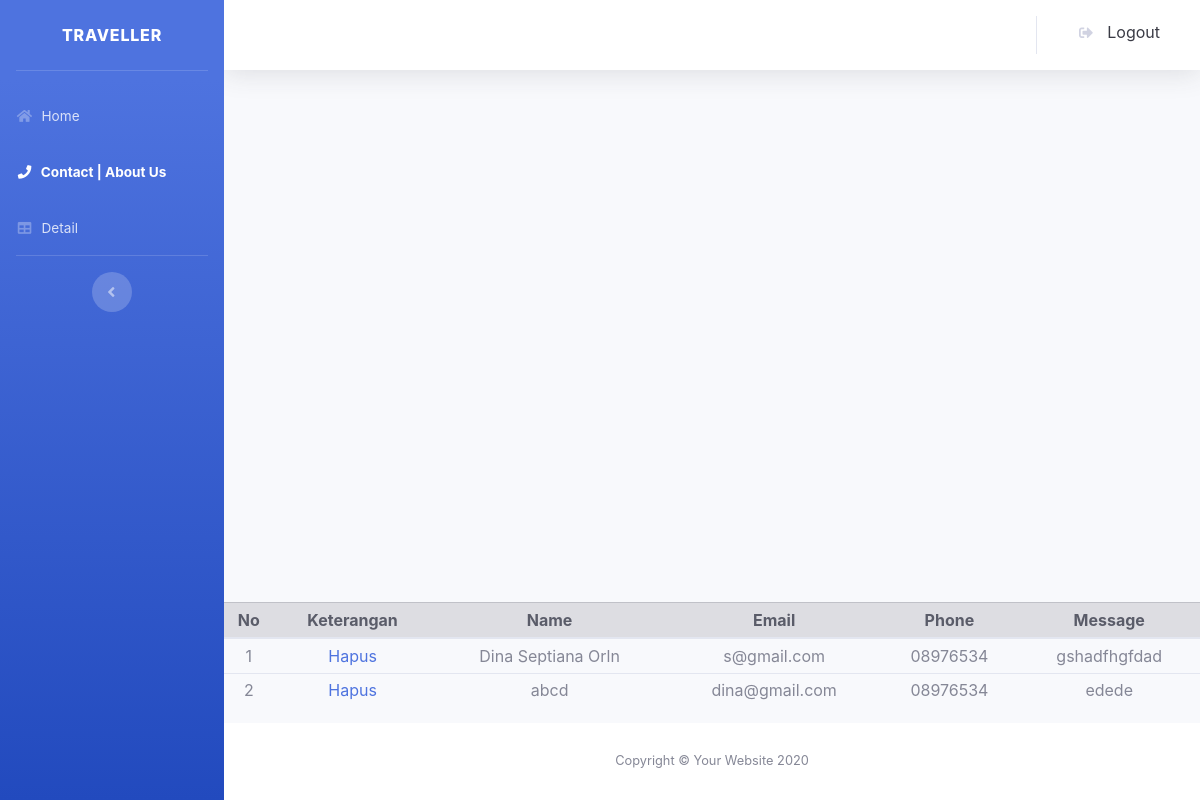
The page /admin/cas.php (signed in) on the database as committed earlier.
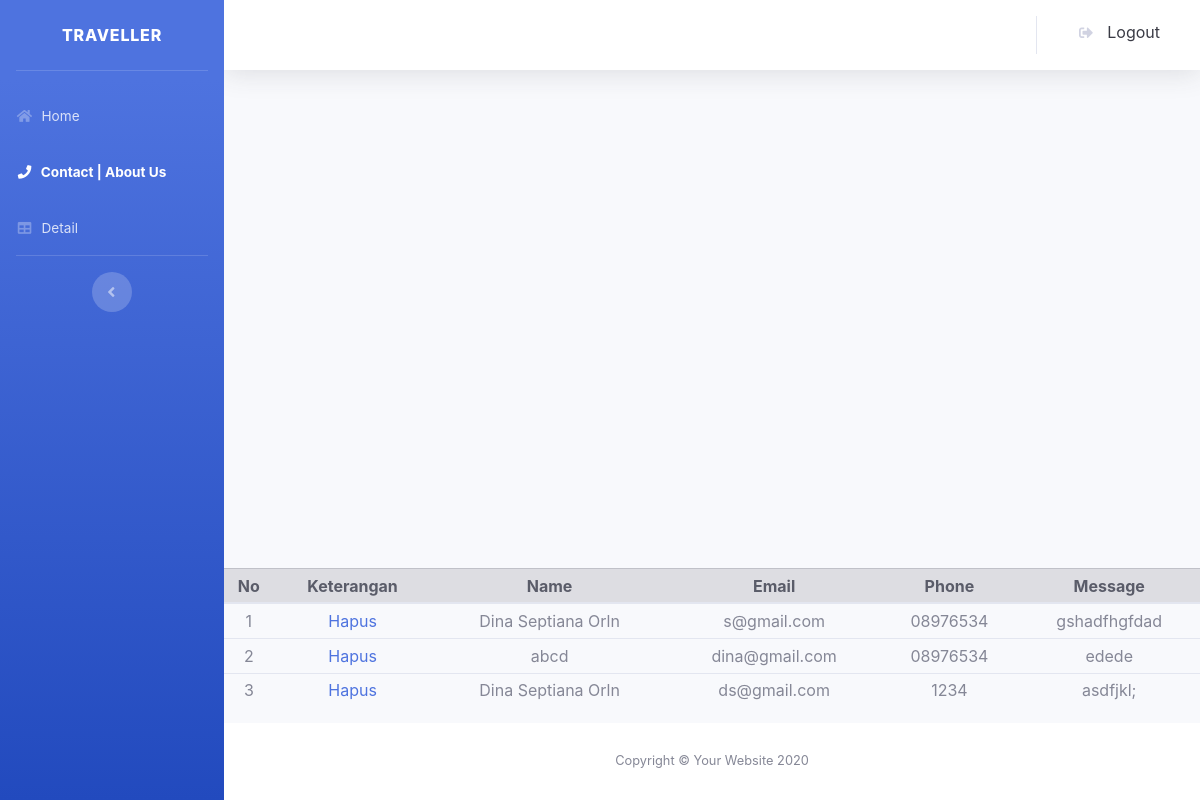
The same page on the database as committed later.
### tables this page shows
CREATE TABLE `contact` (
  `id` int(12) NOT NULL,
  `name` varchar(100) NOT NULL,
  `email` varchar(100) NOT NULL,
  `phone` varchar(15) NOT NULL,
  `message` text NOT NULL,
  `created_at` timestamp NOT NULL DEFAULT current_timestamp() ON UPDATE current_timestamp(),
  `updated_at` timestamp NOT NULL DEFAULT current_timestamp() ON UPDATE current_timestamp(),
  `deleted_at` timestamp NULL DEFAULT NULL
);

### admin/cas.php (the view, shortened to what this page needs)
<?php
require_once 'config/db.php';
function query($query){
  global $db;
$result = mysqli_query($db, $query);
$rows = [];
while($row = mysqli_fetch_assoc($result)){
  $rows[] = $row;
}
return $rows;
}
$pgs = query("SELECT * FROM contact");
?>
<!DOCTYPE html>
<html lang="en">
<head>
  <link href="assets/fontawesome-free/css/all.min.css" rel="stylesheet">
  <link href="assets/css/sb-admin-2.min.css" rel="stylesheet">
</head>
<body id="page-top">
  <div id="wrapper">
    <ul class="navbar-nav bg-gradient-primary sidebar sidebar-dark accordion" id="accordionSidebar">
      <a class="sidebar-brand d-flex align-items-center justify-content-center text-white" disabled="">
        <div class="sidebar-brand-text mx-3">Traveller</div>
      </a>
      <hr class="sidebar-divider">
      <li class="nav-item">
        <a class="nav-link" href="indexa.php">
          <i class="fas fa-fw fa-home"></i>
          <span>Home</span>
        </a>
      </li>
      <li class="nav-item active">
        <a class="nav-link" href="cas.php">
          <i class="fas fa-fw fa-phone"></i>
          <span>Contact | About Us</span>
        </a>
      </li>
      <li class="nav-item">
        <a class="nav-link" href="detail.php">
          <i class="fas fa-fw fa-table"></i>
          <span>Detail</span></a>
      </li>
      <hr class="sidebar-divider d-none d-md-block">
      <div class="text-center d-none d-md-inline">
        <button class="rounded-circle border-0" id="sidebarToggle"></button>
      </div>
    </ul>
    <div id="content-wrapper" class="d-flex flex-column">
      <div id="content">
        <nav class="navbar navbar-expand navbar-light bg-white topbar mb-4 static-top shadow">
          <ul class="navbar-nav ml-auto">
            <li class="nav-item dropdown no-arrow">
            <a class="dropdown-item" href="logout.php" data-toggle="modal" data-target="#logoutModal">
                  <i class="fas fa-sign-out-alt fa-sm fa-fw mr-2 text-gray-400"></i>
                  Logout
                </a>
            </li>
          </ul>
        </nav>
    </div>
          <table class="container table table-sm table-hover table-stripped text-center">
          <thead class=" table-secondary text-dark">
            <th>No</th>
            <th>Keterangan</th>
            <th>Name</th>
            <th>Email</th>
            <th>Phone</th>
            <th>Message</th>
          </thead>
        <?php $i=1; ?>
        <?php foreach($pgs as $row) : ?>
        <tr>
            <td><?php echo $i; ?></td>
            <td>
                <a href="delete.php?id=<?php echo $row["id"]; ?>" onclick="return confirm('Hapus Data?');">Hapus</a>
            </td>
            <td><?php echo $row["name"]; ?></td>
            <td><?php echo $row["email"]; ?></td>
            <td><?php echo $row["phone"]; ?></td>
            <td><?php echo $row["message"]; ?></td>
        </tr>
        <?php  $i++; ?>
        <?php endforeach; ?>
    </table>
      <footer class="sticky-footer bg-white">
        <div class="container my-auto">
          <div class="copyright text-center my-auto">
            <span>Copyright &copy; Your Website <script>document.write(new Date().getFullYear());</script></span>
          </div>
        </div>
      </footer>
    </div>
  </div>
</body>
</html>

Rows that differ between the two databases and show on the page:
added contact: name "Dina Septiana Orln", email "ds@gmail.com", phone "1234", message "asdfjkl;"
